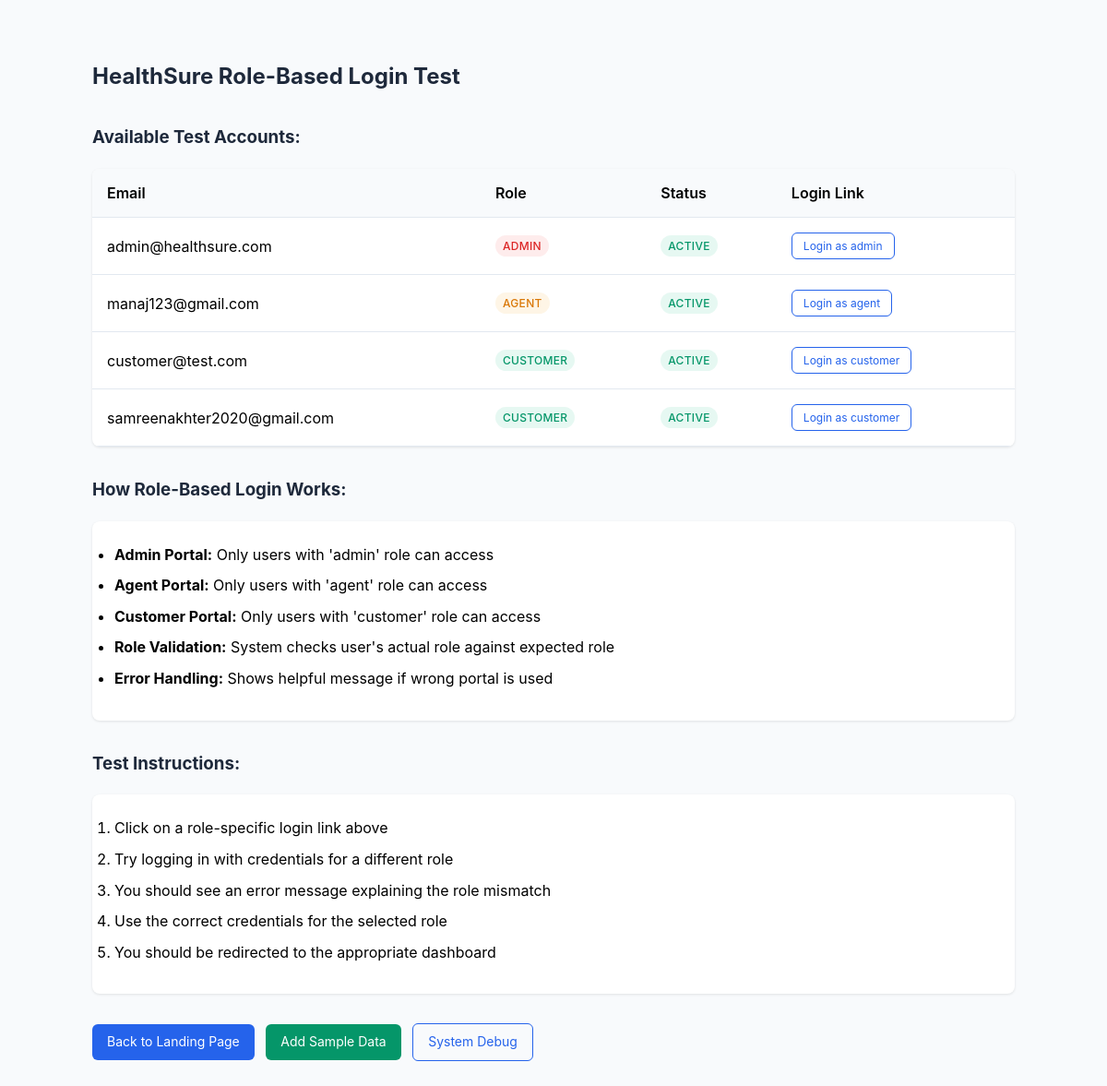
/HealthSure/test_roles.php, run on the app's committed database.
### tables this page shows
CREATE TABLE `users` (
  `user_id` int(11) NOT NULL,
  `email` varchar(255) NOT NULL,
  `password_hash` varchar(255) NOT NULL,
  `role` enum('admin','agent','customer') NOT NULL,
  `status` enum('active','blocked') DEFAULT 'active',
  `created_at` timestamp NOT NULL DEFAULT current_timestamp(),
  `updated_at` timestamp NOT NULL DEFAULT current_timestamp() ON UPDATE current_timestamp()
);

### HealthSure/test_roles.php (the view, shortened to what this page needs)
<?php
require_once 'config/database.php';
echo "<h2>HealthSure Role-Based Login Test</h2>";
try {
    $stmt = $conn->query("SELECT user_id, email, role, status FROM users ORDER BY role, email");
    $users = $stmt->fetchAll(PDO::FETCH_ASSOC);
    if (empty($users)) {
        echo "<div class='alert alert-warning'>No users found in database. Please run setup first.</div>";
        echo "<a href='setup.php' class='btn btn-primary'>Run Setup</a>";
    } else {
        echo "<h3>Available Test Accounts:</h3>";
        echo "<table class='table'>";
        echo "<thead><tr><th>Email</th><th>Role</th><th>Status</th><th>Login Link</th></tr></thead>";
        echo "<tbody>";
        foreach ($users as $user) {
            $role_color = [
                'admin' => 'danger',
                'agent' => 'warning',
                'customer' => 'success'
            ];
            $status_color = $user['status'] === 'active' ? 'success' : 'danger';
            echo "<tr>";
            echo "<td>" . htmlspecialchars($user['email']) . "</td>";
            echo "<td><span class='badge badge-{$role_color[$user['role']]}'>" . ucfirst($user['role']) . "</span></td>";
            echo "<td><span class='badge badge-{$status_color}'>" . ucfirst($user['status']) . "</span></td>";
            echo "<td><a href='auth/login.php?role={$user['role']}' class='btn btn-sm btn-outline'>Login as {$user['role']}</a></td>";
            echo "</tr>";
        }
        echo "</tbody></table>";
    }
} catch (PDOException $e) {
    echo "<div class='alert alert-danger'>Database error: " . $e->getMessage() . "</div>";
}
echo "<h3>How Role-Based Login Works:</h3>";
echo "<ul>";
echo "<li><strong>Admin Portal:</strong> Only users with 'admin' role can access</li>";
echo "<li><strong>Agent Portal:</strong> Only users with 'agent' role can access</li>";
echo "<li><strong>Customer Portal:</strong> Only users with 'customer' role can access</li>";
echo "<li><strong>Role Validation:</strong> System checks user's actual role against expected role</li>";
echo "<li><strong>Error Handling:</strong> Shows helpful message if wrong portal is used</li>";
echo "</ul>";
echo "<h3>Test Instructions:</h3>";
echo "<ol>";
echo "<li>Click on a role-specific login link above</li>";
echo "<li>Try logging in with credentials for a different role</li>";
echo "<li>You should see an error message explaining the role mismatch</li>";
echo "<li>Use the correct credentials for the selected role</li>";
echo "<li>You should be redirected to the appropriate dashboard</li>";
echo "</ol>";
echo "<div class='mt-4'>";
echo "<a href='landing.php' class='btn btn-primary'>Back to Landing Page</a> ";
echo "<a href='add_sample_data.php' class='btn btn-success'>Add Sample Data</a> ";
echo "<a href='debug.php' class='btn btn-outline'>System Debug</a>";
echo "</div>";
?>

### HealthSure/test_roles.php (style rules this page uses)
h2, h3 { color: #1e293b; margin-top: 2rem; }
h2 { margin-top: 0; }
.table { width: 100%; border-collapse: collapse; background: white; border-radius: 0.5rem; overflow: hidden; box-shadow: 0 1px 3px rgba(0,0,0,0.1); }
.table th, .table td { padding: 1rem; text-align: left; border-bottom: 1px solid #e2e8f0; }
.table th { background: #f8fafc; font-weight: 600; }
.btn { display: inline-block; padding: 0.5rem 1rem; background: #2563eb; color: white; text-decoration: none; border-radius: 0.375rem; margin-right: 0.5rem; transition: all 0.3s; font-size: 0.875rem; }
.btn-sm { padding: 0.375rem 0.75rem; font-size: 0.75rem; }
.btn-outline { background: transparent; border: 1px solid #2563eb; color: #2563eb; }
.btn-success { background: #059669; }
.badge { display: inline-flex; align-items: center; padding: 0.25rem 0.5rem; font-size: 0.75rem; font-weight: 500; border-radius: 9999px; text-transform: uppercase; letter-spacing: 0.025em; }
.badge-success { background: rgba(16, 185, 129, 0.1); color: #059669; }
.badge-warning { background: rgba(245, 158, 11, 0.1); color: #d97706; }
.badge-danger { background: rgba(239, 68, 68, 0.1); color: #dc2626; }
ul, ol { background: white; padding: 1.5rem; border-radius: 0.5rem; box-shadow: 0 1px 3px rgba(0,0,0,0.1); margin: 1rem 0; }
li { margin-bottom: 0.5rem; }
.mt-4 { margin-top: 2rem; }

### data on the page
users: email "admin@healthsure.com", role "ADMIN", status "ACTIVE", role "admin"
users: email "manaj123@gmail.com", role "AGENT", status "ACTIVE", role "agent"
users: email "customer@test.com", role "CUSTOMER", status "ACTIVE", role "customer"
users: email "samreenakhter2020@gmail.com", role "CUSTOMER", status "ACTIVE", role "customer"
